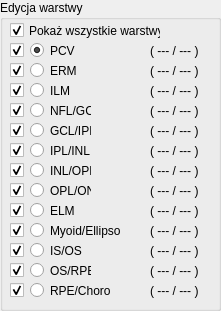
           <widget class="QGroupBox" name="editLayerGBox">
            <property name="minimumSize">
             <size>
              <width>221</width>
              <height>311</height>
             </size>
            </property>
            <property name="maximumSize">
             <size>
              <width>221</width>
              <height>1000</height>
             </size>
            </property>
            <property name="title">
             <string>Edycja warstwy</string>
            </property>
            <widget class="QRadioButton" name="pcvLayerRButton">
             <property name="geometry">
              <rect>
               <x>30</x>
               <y>40</y>
               <width>51</width>
               <height>21</height>
              </rect>
             </property>
             <property name="focusPolicy">
              <enum>Qt::NoFocus</enum>
             </property>
             <property name="text">
              <string>PCV</string>
             </property>
             <property name="checked">
              <bool>true</bool>
             </property>
            </widget>
            <widget class="QRadioButton" name="ilmLayerRButton">
             <property name="geometry">
              <rect>
               <x>30</x>
               <y>80</y>
               <width>51</width>
               <height>21</height>
              </rect>
             </property>
             <property name="focusPolicy">
              <enum>Qt::NoFocus</enum>
             </property>
             <property name="text">
              <string>ILM</string>
             </property>
            </widget>
            <widget class="QLabel" name="pcvColorLabel">
             <property name="geometry">
              <rect>
               <x>120</x>
               <y>40</y>
               <width>20</width>
               <height>20</height>
              </rect>
             </property>
             <property name="text">
              <string/>
             </property>
            </widget>
            <widget class="QLabel" name="ilmColorLabel">
             <property name="geometry">
              <rect>
               <x>120</x>
               <y>80</y>
               <width>20</width>
               <height>20</height>
              </rect>
             </property>
             <property name="text">
              <string/>
             </property>
            </widget>
            <widget class="QRadioButton" name="inlLayerRButton">
             <property name="geometry">
              <rect>
               <x>30</x>
               <y>140</y>
               <width>61</width>
               <height>21</height>
              </rect>
             </property>
             <property name="focusPolicy">
              <enum>Qt::NoFocus</enum>
             </property>
             <property name="text">
              <string>IPL/INL</string>
             </property>
             <property name="checked">
              <bool>false</bool>
             </property>
            </widget>
            <widget class="QRadioButton" name="oplLayerRButton">
             <property name="geometry">
              <rect>
               <x>30</x>
               <y>160</y>
               <width>61</width>
               <height>21</height>
              </rect>
             </property>
             <property name="focusPolicy">
              <enum>Qt::NoFocus</enum>
             </property>
             <property name="text">
              <string>INL/OPL</string>
             </property>
             <property name="checked">
              <bool>false</bool>
             </property>
            </widget>
            <widget class="QRadioButton" name="onlLayerRButton">
             <property name="geometry">
              <rect>
               <x>30</x>
               <y>180</y>
               <width>61</width>
               <height>21</height>
              </rect>
             </property>
             <property name="focusPolicy">
              <enum>Qt::NoFocus</enum>
             </property>
             <property name="text">
              <string>OPL/ONL</string>
             </property>
             <property name="checked">
              <bool>false</bool>
             </property>
            </widget>
            <widget class="QRadioButton" name="elmLayerRButton">
             <property name="enabled">
              <bool>true</bool>
             </property>
             <property name="geometry">
              <rect>
               <x>30</x>
               <y>200</y>
               <width>51</width>
               <height>21</height>
              </rect>
             </property>
             <property name="text">
              <string>ELM</string>
             </property>
             <property name="checked">
              <bool>false</bool>
             </property>
            </widget>
            <widget class="QLabel" name="inlColorLabel">
             <property name="geometry">
              <rect>
               <x>120</x>
               <y>140</y>
               <width>20</width>
               <height>20</height>
              </rect>
             </property>
             <property name="text">
              <string/>
             </property>
            </widget>
            <widget class="QLabel" name="oplColorLabel">
             <property name="geometry">
              <rect>
               <x>120</x>
               <y>160</y>
               <width>20</width>
               <height>20</height>
              </rect>
             </property>
             <property name="text">
              <string/>
             </property>
            </widget>
            <widget class="QLabel" name="onlColorLabel">
             <property name="geometry">
              <rect>
               <x>120</x>
               <y>180</y>
               <width>20</width>
               <height>20</height>
              </rect>
             </property>
             <property name="text">
              <string/>
             </property>
            </widget>
            <widget class="QLabel" name="elmColorLabel">
             <property name="geometry">
              <rect>
               <x>120</x>
               <y>200</y>
               <width>20</width>
               <height>20</height>
              </rect>
             </property>
             <property name="text">
              <string/>
             </property>
            </widget>
            <widget class="QCheckBox" name="pcvLayerCBox">
             <property name="geometry">
              <rect>
               <x>10</x>
               <y>40</y>
               <width>16</width>
               <height>21</height>
              </rect>
             </property>
             <property name="focusPolicy">
              <enum>Qt::NoFocus</enum>
             </property>
             <property name="text">
              <string/>
             </property>
             <property name="checked">
              <bool>true</bool>
             </property>
            </widget>
            <widget class="QLabel" name="pcvAnnotCountLabel">
             <property name="geometry">
              <rect>
               <x>150</x>
               <y>40</y>
               <width>71</width>
               <height>21</height>
              </rect>
             </property>
             <property name="text">
              <string>( --- / --- )</string>
             </property>
            </widget>
            <widget class="QCheckBox" name="ilmLayerCBox">
             <property name="geometry">
              <rect>
               <x>10</x>
               <y>80</y>
               <width>16</width>
               <height>21</height>
              </rect>
             </property>
             <property name="focusPolicy">
              <enum>Qt::NoFocus</enum>
             </property>
             <property name="text">
              <string/>
             </property>
             <property name="checked">
              <bool>true</bool>
             </property>
            </widget>
            <widget class="QLabel" name="ilmAnnotCountLabel">
             <property name="geometry">
              <rect>
               <x>150</x>
               <y>80</y>
               <width>71</width>
               <height>21</height>
              </rect>
             </property>
             <property name="text">
              <string>( --- / --- )</string>
             </property>
            </widget>
            <widget class="QCheckBox" name="inlLayerCBox">
             <property name="geometry">
              <rect>
               <x>10</x>
               <y>140</y>
               <width>16</width>
               <height>21</height>
              </rect>
             </property>
             <property name="focusPolicy">
              <enum>Qt::NoFocus</enum>
             </property>
             <property name="text">
              <string/>
             </property>
             <property name="checked">
              <bool>true</bool>
             </property>
            </widget>
            <widget class="QLabel" name="inlAnnotCountLabel">
             <property name="geometry">
              <rect>
               <x>150</x>
               <y>140</y>
               <width>71</width>
               <height>21</height>
              </rect>
             </property>
             <property name="text">
              <string>( --- / --- )</string>
             </property>
            </widget>
            <widget class="QCheckBox" name="oplLayerCBox">
             <property name="geometry">
              <rect>
               <x>10</x>
               <y>160</y>
               <width>16</width>
               <height>21</height>
              </rect>
             </property>
             <property name="focusPolicy">
              <enum>Qt::NoFocus</enum>
             </property>
             <property name="text">
              <string/>
             </property>
             <property name="checked">
              <bool>true</bool>
             </property>
            </widget>
            <widget class="QLabel" name="oplAnnotCountLabel">
             <property name="geometry">
              <rect>
               <x>150</x>
               <y>160</y>
               <width>71</width>
               <height>21</height>
              </rect>
             </property>
             <property name="text">
              <string>( --- / --- )</string>
             </property>
            </widget>
            <widget class="QCheckBox" name="onlLayerCBox">
             <property name="geometry">
              <rect>
               <x>10</x>
               <y>180</y>
               <width>16</width>
               <height>21</height>
              </rect>
             </property>
             <property name="focusPolicy">
              <enum>Qt::NoFocus</enum>
             </property>
             <property name="text">
              <string/>
             </property>
             <property name="checked">
              <bool>true</bool>
             </property>
            </widget>
            <widget class="QLabel" name="onlAnnotCountLabel">
             <property name="geometry">
              <rect>
               <x>150</x>
               <y>180</y>
               <width>71</width>
               <height>21</height>
              </rect>
             </property>
             <property name="text">
              <string>( --- / --- )</string>
             </property>
            </widget>
            <widget class="QCheckBox" name="elmLayerCBox">
             <property name="geometry">
              <rect>
               <x>10</x>
               <y>200</y>
               <width>16</width>
               <height>21</height>
              </rect>
             </property>
             <property name="text">
              <string/>
             </property>
             <property name="checked">
              <bool>true</bool>
             </property>
            </widget>
            <widget class="QLabel" name="elmAnnotCountLabel">
             <property name="geometry">
              <rect>
               <x>150</x>
               <y>200</y>
               <width>71</width>
               <height>21</height>
              </rect>
             </property>
             <property name="text">
              <string>( --- / --- )</string>
             </property>
            </widget>
            <widget class="QCheckBox" name="gclLayerCBox">
             <property name="geometry">
              <rect>
               <x>10</x>
               <y>100</y>
               <width>16</width>
               <height>21</height>
              </rect>
             </property>
             <property name="focusPolicy">
              <enum>Qt::NoFocus</enum>
             </property>
             <property name="text">
              <string/>
             </property>
             <property name="checked">
              <bool>true</bool>
             </property>
            </widget>
            <widget class="QRadioButton" name="gclLayerRButton">
             <property name="geometry">
              <rect>
               <x>30</x>
               <y>100</y>
               <width>61</width>
               <height>21</height>
              </rect>
             </property>
             <property name="focusPolicy">
              <enum>Qt::NoFocus</enum>
             </property>
             <property name="text">
              <string>NFL/GCL</string>
             </property>
            </widget>
            <widget class="QLabel" name="gclColorLabel">
             <property name="geometry">
              <rect>
               <x>120</x>
               <y>100</y>
               <width>20</width>
               <height>20</height>
              </rect>
             </property>
             <property name="text">
              <string/>
             </property>
            </widget>
            <widget class="QLabel" name="gclAnnotCountLabel">
             <property name="geometry">
              <rect>
               <x>150</x>
               <y>100</y>
               <width>71</width>
               <height>21</height>
              </rect>
             </property>
             <property name="text">
              <string>( --- / --- )</string>
             </property>
            </widget>
            <widget class="QCheckBox" name="iplLayerCBox">
             <property name="geometry">
              <rect>
               <x>10</x>
               <y>120</y>
               <width>16</width>
               <height>21</height>
              </rect>
             </property>
             <property name="focusPolicy">
              <enum>Qt::NoFocus</enum>
             </property>
             <property name="text">
              <string/>
             </property>
             <property name="checked">
              <bool>true</bool>
             </property>
            </widget>
            <widget class="QRadioButton" name="iplLayerRButton">
             <property name="geometry">
              <rect>
               <x>30</x>
               <y>120</y>
               <width>61</width>
               <height>21</height>
              </rect>
             </property>
             <property name="focusPolicy">
              <enum>Qt::NoFocus</enum>
             </property>
             <property name="text">
              <string>GCL/IPL</string>
             </property>
            </widget>
            <widget class="QLabel" name="iplColorLabel">
             <property name="geometry">
              <rect>
               <x>120</x>
               <y>120</y>
               <width>20</width>
               <height>20</height>
              </rect>
             </property>
             <property name="text">
              <string/>
             </property>
            </widget>
            <widget class="QLabel" name="iplAnnotCountLabel">
             <property name="geometry">
              <rect>
               <x>150</x>
               <y>120</y>
               <width>71</width>
               <height>21</height>
              </rect>
             </property>
             <property name="text">
              <string>( --- / --- )</string>
             </property>
            </widget>
            <widget class="QCheckBox" name="mezLayerCBox">
             <property name="geometry">
              <rect>
               <x>10</x>
               <y>220</y>
               <width>16</width>
               <height>21</height>
              </rect>
             </property>
             <property name="text">
              <string/>
             </property>
             <property name="checked">
              <bool>true</bool>
             </property>
            </widget>
            <widget class="QRadioButton" name="mezLayerRButton">
             <property name="geometry">
              <rect>
               <x>30</x>
               <y>220</y>
               <width>91</width>
               <height>21</height>
              </rect>
             </property>
             <property name="text">
              <string>Myoid/Ellipsoid</string>
             </property>
            </widget>
            <widget class="QLabel" name="mezAnnotCountLabel">
             <property name="geometry">
              <rect>
               <x>150</x>
               <y>220</y>
               <width>71</width>
               <height>21</height>
              </rect>
             </property>
             <property name="text">
              <string>( --- / --- )</string>
             </property>
            </widget>
            <widget class="QCheckBox" name="iosLayerCBox">
             <property name="geometry">
              <rect>
               <x>10</x>
               <y>240</y>
               <width>16</width>
               <height>21</height>
              </rect>
             </property>
             <property name="text">
              <string/>
             </property>
             <property name="checked">
              <bool>true</bool>
             </property>
            </widget>
            <widget class="QRadioButton" name="iosLayerRButton">
             <property name="geometry">
              <rect>
               <x>30</x>
               <y>240</y>
               <width>61</width>
               <height>21</height>
              </rect>
             </property>
             <property name="text">
              <string>IS/OS</string>
             </property>
            </widget>
            <widget class="QLabel" name="iosAnnotCountLabel">
             <property name="geometry">
              <rect>
               <x>150</x>
               <y>240</y>
               <width>71</width>
               <height>21</height>
              </rect>
             </property>
             <property name="text">
              <string>( --- / --- )</string>
             </property>
            </widget>
            <widget class="QCheckBox" name="rpeLayerCBox">
             <property name="geometry">
              <rect>
               <x>10</x>
               <y>260</y>
               <width>16</width>
               <height>21</height>
              </rect>
             </property>
             <property name="text">
              <string/>
             </property>
             <property name="checked">
              <bool>true</bool>
             </property>
            </widget>
            <widget class="QRadioButton" name="rpeLayerRButton">
             <property name="geometry">
              <rect>
               <x>30</x>
               <y>260</y>
               <width>61</width>
               <height>21</height>
              </rect>
             </property>
             <property name="text">
              <string>OS/RPE</string>
             </property>
            </widget>
            <widget class="QLabel" name="rpeAnnotCountLabel">
             <property name="geometry">
              <rect>
               <x>150</x>
               <y>260</y>
               <width>71</width>
               <height>21</height>
              </rect>
             </property>
             <property name="text">
              <string>( --- / --- )</string>
             </property>
            </widget>
            <widget class="QCheckBox" name="chrLayerCBox">
             <property name="geometry">
              <rect>
               <x>10</x>
               <y>280</y>
               <width>16</width>
               <height>21</height>
              </rect>
             </property>
             <property name="text">
              <string/>
             </property>
             <property name="checked">
              <bool>true</bool>
             </property>
            </widget>
            <widget class="QRadioButton" name="chrLayerRButton">
             <property name="geometry">
              <rect>
               <x>30</x>
               <y>280</y>
               <width>81</width>
               <height>21</height>
              </rect>
             </property>
             <property name="text">
              <string>RPE/Choroid</string>
             </property>
            </widget>
            <widget class="QLabel" name="chrAnnotCountLabel">
             <property name="geometry">
              <rect>
               <x>150</x>
               <y>280</y>
               <width>71</width>
               <height>21</height>
              </rect>
             </property>
             <property name="text">
              <string>( --- / --- )</string>
             </property>
            </widget>
            <widget class="QLabel" name="mezColorLabel">
             <property name="geometry">
              <rect>
               <x>120</x>
               <y>220</y>
               <width>20</width>
               <height>20</height>
              </rect>
             </property>
             <property name="text">
              <string/>
             </property>
            </widget>
            <widget class="QLabel" name="iosColorLabel">
             <property name="geometry">
              <rect>
               <x>120</x>
               <y>240</y>
               <width>20</width>
               <height>20</height>
              </rect>
             </property>
             <property name="text">
              <string/>
             </property>
            </widget>
            <widget class="QLabel" name="rpeColorLabel">
             <property name="geometry">
              <rect>
               <x>120</x>
               <y>260</y>
               <width>20</width>
               <height>20</height>
              </rect>
             </property>
             <property name="text">
              <string/>
             </property>
            </widget>
            <widget class="QLabel" name="chrColorLabel">
             <property name="geometry">
              <rect>
               <x>120</x>
               <y>280</y>
               <width>20</width>
               <height>20</height>
              </rect>
             </property>
             <property name="text">
              <string/>
             </property>
            </widget>
            <widget class="QCheckBox" name="ermLayerCBox">
             <property name="geometry">
              <rect>
               <x>10</x>
               <y>60</y>
               <width>16</width>
               <height>21</height>
              </rect>
             </property>
             <property name="focusPolicy">
              <enum>Qt::NoFocus</enum>
             </property>
             <property name="text">
              <string/>
             </property>
             <property name="checked">
              <bool>true</bool>
             </property>
            </widget>
            <widget class="QRadioButton" name="ermLayerRButton">
             <property name="geometry">
              <rect>
               <x>30</x>
               <y>60</y>
               <width>51</width>
               <height>21</height>
              </rect>
             </property>
             <property name="focusPolicy">
              <enum>Qt::NoFocus</enum>
             </property>
             <property name="text">
              <string>ERM</string>
             </property>
             <property name="checked">
              <bool>false</bool>
             </property>
            </widget>
            <widget class="QLabel" name="ermColorLabel">
             <property name="geometry">
              <rect>
               <x>120</x>
               <y>60</y>
               <width>20</width>
               <height>20</height>
              </rect>
             </property>
             <property name="text">
              <string/>
             </property>
            </widget>
            <widget class="QLabel" name="ermAnnotCountLabel">
             <property name="geometry">
              <rect>
               <x>150</x>
               <y>60</y>
               <width>71</width>
               <height>21</height>
              </rect>
             </property>
             <property name="text">
              <string>( --- / --- )</string>
             </property>
            </widget>
            <widget class="QCheckBox" name="allLayersCBox">
             <property name="geometry">
              <rect>
               <x>10</x>
               <y>20</y>
               <width>151</width>
               <height>21</height>
              </rect>
             </property>
             <property name="text">
              <string>Pokaż wszystkie warstwy</string>
             </property>
             <property name="checked">
              <bool>true</bool>
             </property>
            </widget>
           </widget>
